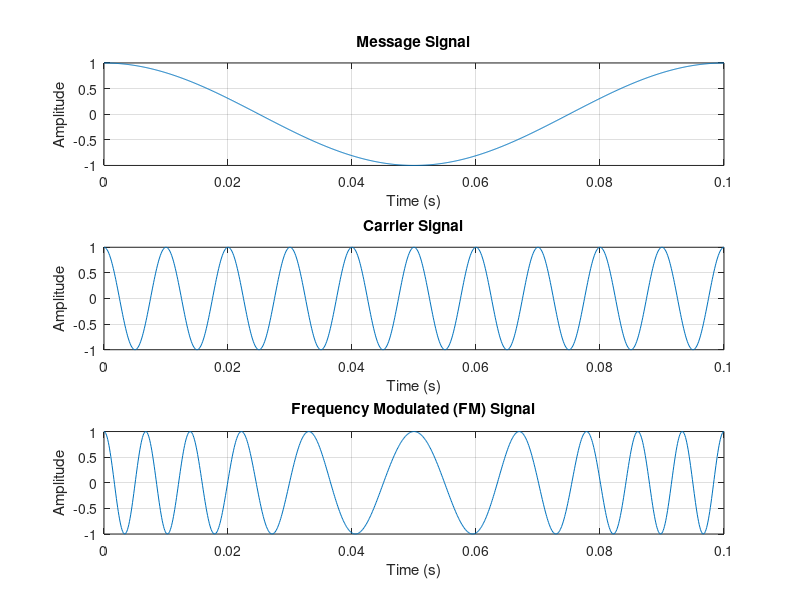

This chart was generated by the following MATLAB code:
clc;
clear;
close all;

Ac = 1;
Am = 1;
fc = 100;
fm = 10;
kf = 50;
t = 0:0.0001:0.1;

m = Am * cos(2*pi*fm*t);
int_m = cumtrapz(t, m);
s = Ac * cos(2*pi*fc*t + 2*pi*kf*int_m);

figure;
subplot(3,1,1);
plot(t, m);
title('Message Signal');
xlabel('Time (s)');
ylabel('Amplitude');
grid on;

subplot(3,1,2);
plot(t, cos(2*pi*fc*t));
title('Carrier Signal');
xlabel('Time (s)');
ylabel('Amplitude');
grid on;

subplot(3,1,3);
plot(t, s);
title('Frequency Modulated (FM) Signal');
xlabel('Time (s)');
ylabel('Amplitude');
grid on;

